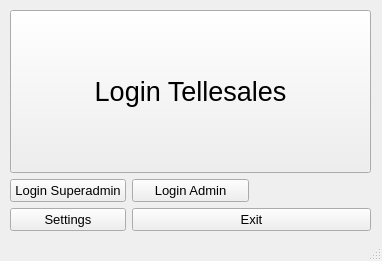
<?xml version="1.0" encoding="UTF-8"?>
<ui version="4.0">
 <class>MainWindow</class>
 <widget class="QMainWindow" name="MainWindow">
  <property name="geometry">
   <rect>
    <x>0</x>
    <y>0</y>
    <width>382</width>
    <height>261</height>
   </rect>
  </property>
  <property name="windowTitle">
   <string>MainWindow</string>
  </property>
  <widget class="QWidget" name="centralwidget">
   <widget class="QWidget" name="gridLayoutWidget">
    <property name="geometry">
     <rect>
      <x>10</x>
      <y>10</y>
      <width>361</width>
      <height>221</height>
     </rect>
    </property>
    <layout class="QGridLayout" name="gridLayout">
     <item row="1" column="0">
      <widget class="QPushButton" name="sa_Login">
       <property name="font">
        <font>
         <pointsize>10</pointsize>
        </font>
       </property>
       <property name="text">
        <string>Login Superadmin</string>
       </property>
      </widget>
     </item>
     <item row="1" column="1">
      <widget class="QPushButton" name="adm_Login">
       <property name="font">
        <font>
         <pointsize>10</pointsize>
        </font>
       </property>
       <property name="text">
        <string>Login Admin</string>
       </property>
      </widget>
     </item>
     <item row="0" column="0" colspan="3">
      <widget class="QPushButton" name="tel_Login">
       <property name="sizePolicy">
        <sizepolicy hsizetype="Minimum" vsizetype="Preferred">
         <horstretch>0</horstretch>
         <verstretch>0</verstretch>
        </sizepolicy>
       </property>
       <property name="font">
        <font>
         <pointsize>20</pointsize>
        </font>
       </property>
       <property name="text">
        <string>Login Tellesales</string>
       </property>
      </widget>
     </item>
     <item row="2" column="0">
      <widget class="QPushButton" name="btn_dbEdit">
       <property name="font">
        <font>
         <pointsize>10</pointsize>
        </font>
       </property>
       <property name="text">
        <string>Settings</string>
       </property>
      </widget>
     </item>
     <item row="2" column="1" colspan="2">
      <widget class="QPushButton" name="exit">
       <property name="sizePolicy">
        <sizepolicy hsizetype="Minimum" vsizetype="Fixed">
         <horstretch>0</horstretch>
         <verstretch>0</verstretch>
        </sizepolicy>
       </property>
       <property name="font">
        <font>
         <pointsize>10</pointsize>
        </font>
       </property>
       <property name="text">
        <string>Exit</string>
       </property>
      </widget>
     </item>
    </layout>
   </widget>
  </widget>
  <widget class="QStatusBar" name="statusbar"/>
 </widget>
 <resources/>
 <connections/>
</ui>
